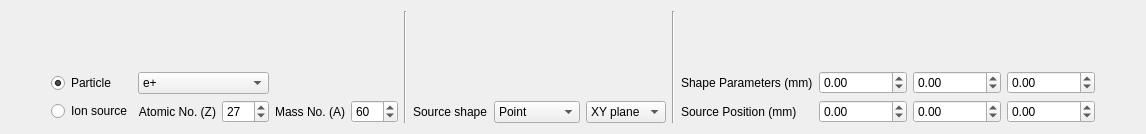
            <widget class="QWidget" name="page_12">
             <layout class="QHBoxLayout" name="horizontalLayout_5">
              <item>
               <spacer name="horizontalSpacer_20">
                <property name="orientation">
                 <enum>Qt::Horizontal</enum>
                </property>
                <property name="sizeHint" stdset="0">
                 <size>
                  <width>40</width>
                  <height>20</height>
                 </size>
                </property>
               </spacer>
              </item>
              <item>
               <layout class="QGridLayout" name="gridLayout_10">
                <item row="1" column="0">
                 <widget class="QRadioButton" name="particleSource">
                  <property name="text">
                   <string>Particle </string>
                  </property>
                  <property name="checked">
                   <bool>true</bool>
                  </property>
                 </widget>
                </item>
                <item row="2" column="1">
                 <layout class="QHBoxLayout" name="horizontalLayout_3">
                  <item>
                   <widget class="QLabel" name="ion_zlabel">
                    <property name="text">
                     <string>Atomic No. (Z)</string>
                    </property>
                    <property name="alignment">
                     <set>Qt::AlignRight|Qt::AlignTrailing|Qt::AlignVCenter</set>
                    </property>
                   </widget>
                  </item>
                  <item>
                   <widget class="QSpinBox" name="ion_z">
                    <property name="minimum">
                     <number>1</number>
                    </property>
                    <property name="maximum">
                     <number>150</number>
                    </property>
                    <property name="value">
                     <number>27</number>
                    </property>
                   </widget>
                  </item>
                 </layout>
                </item>
                <item row="2" column="0">
                 <widget class="QRadioButton" name="ionSource">
                  <property name="text">
                   <string>Ion source</string>
                  </property>
                 </widget>
                </item>
                <item row="1" column="1">
                 <widget class="QComboBox" name="particleType">
                  <item>
                   <property name="text">
                    <string>e+</string>
                   </property>
                  </item>
                  <item>
                   <property name="text">
                    <string>e-</string>
                   </property>
                  </item>
                  <item>
                   <property name="text">
                    <string>nu_e</string>
                   </property>
                  </item>
                  <item>
                   <property name="text">
                    <string>anti_nu_e</string>
                   </property>
                  </item>
                  <item>
                   <property name="text">
                    <string>mu+</string>
                   </property>
                  </item>
                  <item>
                   <property name="text">
                    <string>mu-</string>
                   </property>
                  </item>
                  <item>
                   <property name="text">
                    <string>nu_mu</string>
                   </property>
                  </item>
                  <item>
                   <property name="text">
                    <string>anti_nu_mu</string>
                   </property>
                  </item>
                  <item>
                   <property name="text">
                    <string>tau+</string>
                   </property>
                  </item>
                  <item>
                   <property name="text">
                    <string>tau-</string>
                   </property>
                  </item>
                  <item>
                   <property name="text">
                    <string>nu_tau</string>
                   </property>
                  </item>
                  <item>
                   <property name="text">
                    <string>anti_nu_tau</string>
                   </property>
                  </item>
                  <item>
                   <property name="text">
                    <string>neutron</string>
                   </property>
                  </item>
                  <item>
                   <property name="text">
                    <string>anti_neutron</string>
                   </property>
                  </item>
                  <item>
                   <property name="text">
                    <string>proton</string>
                   </property>
                  </item>
                  <item>
                   <property name="text">
                    <string>anti_proton</string>
                   </property>
                  </item>
                  <item>
                   <property name="text">
                    <string>gamma</string>
                   </property>
                  </item>
                  <item>
                   <property name="text">
                    <string>pi+</string>
                   </property>
                  </item>
                  <item>
                   <property name="text">
                    <string>pi-</string>
                   </property>
                  </item>
                  <item>
                   <property name="text">
                    <string>pi0</string>
                   </property>
                  </item>
                  <item>
                   <property name="text">
                    <string>alpha</string>
                   </property>
                  </item>
                 </widget>
                </item>
                <item row="2" column="2">
                 <layout class="QHBoxLayout" name="horizontalLayout_4">
                  <item>
                   <widget class="QLabel" name="ion_alabel">
                    <property name="text">
                     <string>Mass No. (A)</string>
                    </property>
                    <property name="alignment">
                     <set>Qt::AlignRight|Qt::AlignTrailing|Qt::AlignVCenter</set>
                    </property>
                   </widget>
                  </item>
                  <item>
                   <widget class="QSpinBox" name="ion_A">
                    <property name="minimum">
                     <number>5</number>
                    </property>
                    <property name="maximum">
                     <number>150</number>
                    </property>
                    <property name="value">
                     <number>60</number>
                    </property>
                   </widget>
                  </item>
                 </layout>
                </item>
                <item row="0" column="1">
                 <spacer name="verticalSpacer_9">
                  <property name="orientation">
                   <enum>Qt::Vertical</enum>
                  </property>
                  <property name="sizeHint" stdset="0">
                   <size>
                    <width>20</width>
                    <height>40</height>
                   </size>
                  </property>
                 </spacer>
                </item>
               </layout>
              </item>
              <item>
               <widget class="Line" name="line">
                <property name="orientation">
                 <enum>Qt::Vertical</enum>
                </property>
               </widget>
              </item>
              <item>
               <layout class="QGridLayout" name="gridLayout_15">
                <item row="1" column="1">
                 <widget class="QComboBox" name="sourceShape">
                  <item>
                   <property name="text">
                    <string>Point</string>
                   </property>
                  </item>
                  <item>
                   <property name="text">
                    <string>Rectangle</string>
                   </property>
                  </item>
                  <item>
                   <property name="text">
                    <string>Circle</string>
                   </property>
                  </item>
                  <item>
                   <property name="text">
                    <string>Ellipse</string>
                   </property>
                  </item>
                  <item>
                   <property name="text">
                    <string>Sphere</string>
                   </property>
                  </item>
                  <item>
                   <property name="text">
                    <string>Cube</string>
                   </property>
                  </item>
                  <item>
                   <property name="text">
                    <string>Cylinder</string>
                   </property>
                  </item>
                  <item>
                   <property name="text">
                    <string>Sphere</string>
                   </property>
                  </item>
                  <item>
                   <property name="text">
                    <string>Beam</string>
                   </property>
                  </item>
                 </widget>
                </item>
                <item row="1" column="2">
                 <widget class="QComboBox" name="gpsShapePlane">
                  <item>
                   <property name="text">
                    <string>XY plane</string>
                   </property>
                  </item>
                  <item>
                   <property name="text">
                    <string>YZ plane</string>
                   </property>
                  </item>
                  <item>
                   <property name="text">
                    <string>ZX plane</string>
                   </property>
                  </item>
                 </widget>
                </item>
                <item row="1" column="0">
                 <widget class="QLabel" name="label_30">
                  <property name="text">
                   <string>Source shape</string>
                  </property>
                 </widget>
                </item>
                <item row="0" column="1">
                 <spacer name="verticalSpacer_3">
                  <property name="orientation">
                   <enum>Qt::Vertical</enum>
                  </property>
                  <property name="sizeHint" stdset="0">
                   <size>
                    <width>20</width>
                    <height>40</height>
                   </size>
                  </property>
                 </spacer>
                </item>
               </layout>
              </item>
              <item>
               <widget class="Line" name="line_2">
                <property name="orientation">
                 <enum>Qt::Vertical</enum>
                </property>
               </widget>
              </item>
              <item>
               <layout class="QGridLayout" name="gridLayout_9">
                <item row="2" column="2">
                 <widget class="QDoubleSpinBox" name="dimY">
                  <property name="minimum">
                   <double>-1000000.000000000000000</double>
                  </property>
                  <property name="maximum">
                   <double>10000000.000000000000000</double>
                  </property>
                 </widget>
                </item>
                <item row="1" column="3">
                 <widget class="QLabel" name="shape_label_3">
                  <property name="text">
                   <string/>
                  </property>
                 </widget>
                </item>
                <item row="3" column="2">
                 <widget class="QDoubleSpinBox" name="posY">
                  <property name="minimum">
                   <double>-1000000.000000000000000</double>
                  </property>
                  <property name="maximum">
                   <double>10000000.000000000000000</double>
                  </property>
                 </widget>
                </item>
                <item row="1" column="2">
                 <widget class="QLabel" name="shape_label_2">
                  <property name="text">
                   <string/>
                  </property>
                 </widget>
                </item>
                <item row="3" column="3">
                 <widget class="QDoubleSpinBox" name="posZ">
                  <property name="minimum">
                   <double>-1000000.000000000000000</double>
                  </property>
                  <property name="maximum">
                   <double>10000000.000000000000000</double>
                  </property>
                 </widget>
                </item>
                <item row="2" column="0">
                 <widget class="QLabel" name="label_8">
                  <property name="text">
                   <string>Shape Parameters (mm)</string>
                  </property>
                 </widget>
                </item>
                <item row="2" column="1">
                 <widget class="QDoubleSpinBox" name="dimX">
                  <property name="minimum">
                   <double>-1000000.000000000000000</double>
                  </property>
                  <property name="maximum">
                   <double>10000000.000000000000000</double>
                  </property>
                 </widget>
                </item>
                <item row="2" column="3">
                 <widget class="QDoubleSpinBox" name="dimZ">
                  <property name="minimum">
                   <double>-1000000.000000000000000</double>
                  </property>
                  <property name="maximum">
                   <double>10000000.000000000000000</double>
                  </property>
                 </widget>
                </item>
                <item row="1" column="1">
                 <widget class="QLabel" name="shape_label1">
                  <property name="text">
                   <string/>
                  </property>
                 </widget>
                </item>
                <item row="3" column="0">
                 <widget class="QLabel" name="label_11">
                  <property name="text">
                   <string>Source Position (mm)</string>
                  </property>
                 </widget>
                </item>
                <item row="0" column="1">
                 <spacer name="verticalSpacer_10">
                  <property name="orientation">
                   <enum>Qt::Vertical</enum>
                  </property>
                  <property name="sizeHint" stdset="0">
                   <size>
                    <width>20</width>
                    <height>40</height>
                   </size>
                  </property>
                 </spacer>
                </item>
                <item row="3" column="1">
                 <widget class="QDoubleSpinBox" name="posX">
                  <property name="minimum">
                   <double>-1000000.000000000000000</double>
                  </property>
                  <property name="maximum">
                   <double>10000000.000000000000000</double>
                  </property>
                 </widget>
                </item>
               </layout>
              </item>
              <item>
               <spacer name="horizontalSpacer_25">
                <property name="orientation">
                 <enum>Qt::Horizontal</enum>
                </property>
                <property name="sizeHint" stdset="0">
                 <size>
                  <width>40</width>
                  <height>20</height>
                 </size>
                </property>
               </spacer>
              </item>
             </layout>
            </widget>
